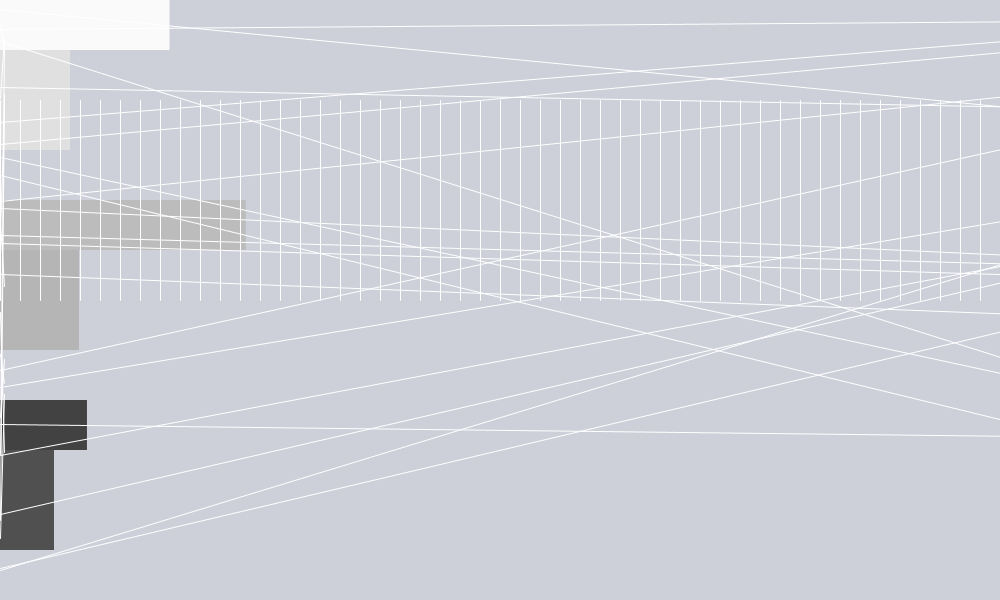
Frame 1 (no input)
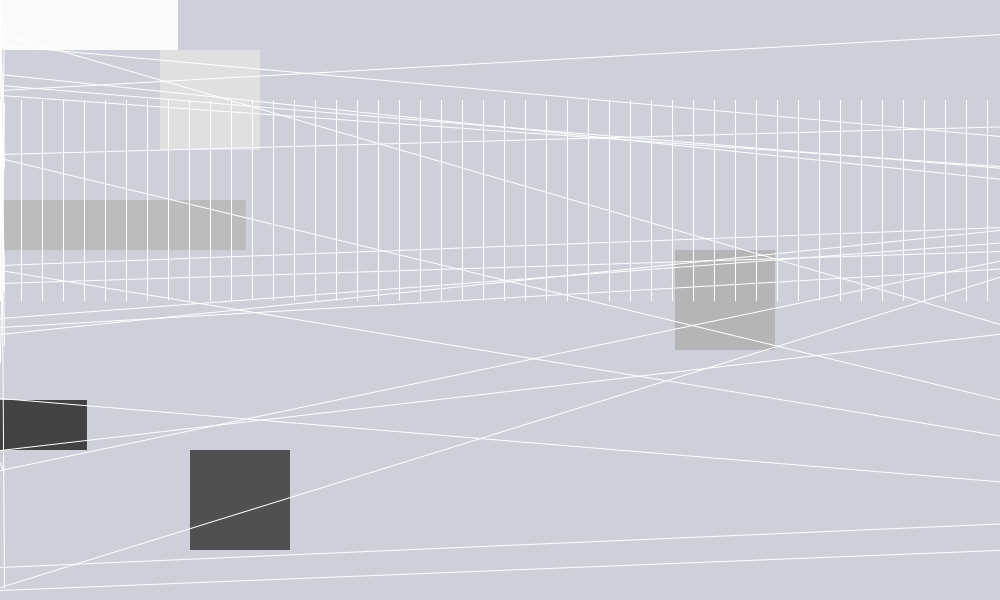
Frame 60 (the mouse pressed at the canvas centre just before this capture)
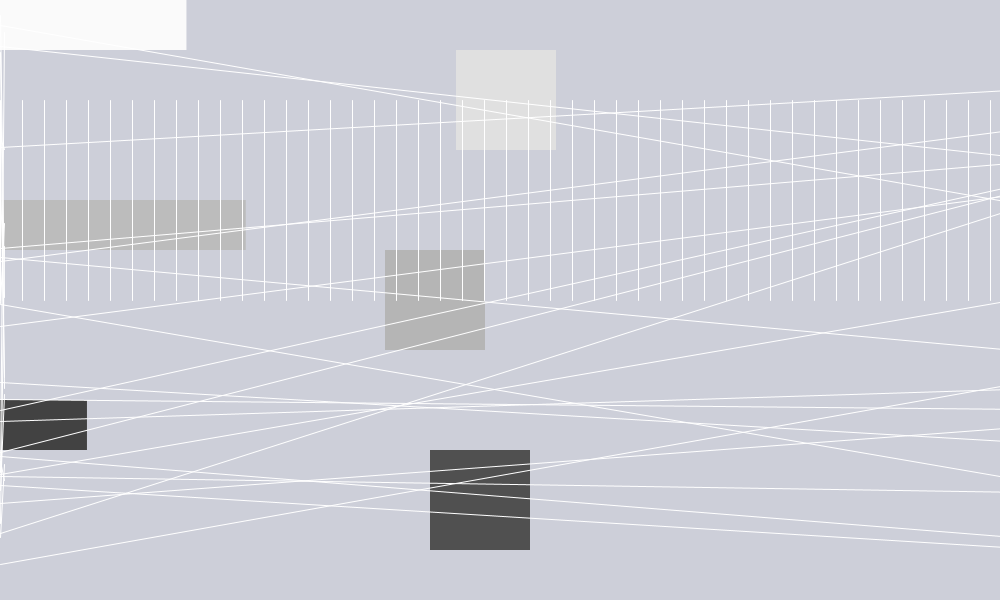
Frame 120 (the mouse held since frame 60 and released just before this capture)

The Processing sketch that drew these frames (run headless with seeded random() and noise(); from frame 60 on, the mouse is pressed at the canvas centre):

// Processing sketch: processing_169615
// ── processing_169615.pde

PVector pos; 

///Second2 
float x = 0;
float speed = second();

///Minute2 
float x2 = 0;
float speed2 = minute();

///Hour2 
float x3 = 0;
float speed3 = hour();

void setup() {
  size (1000, 600);
}

void draw() {
  background (#CDCFD9);
  Second();
  Minute();
  Hour();
  Second2();
  Minute2();
  Hour2();
  Second3();
  secondsLines();
  minutesLines();
  hoursLines();

  //Minute3();
  //Hour3();
} 

void Second() {
  float s = second();
  //fill(255, 181, 184);
  fill(250);
  noStroke();
  float d = map (s, 0, 59, 0, 1000);
  rectMode(CENTER);
  rect (0, 25, d, 50);
} 

void Second2() {
  if (millis() < 1000) {
    x += speed;
  } else if (millis() > 1000) {
    x += second();
  }
  if (x>width + 10) {
    x = 0;
  } 
  //fill (255, 181, 252);
  fill(224);  
  rectMode(CENTER);

  rect (x, 100, 100, 100);
}

void Minute() {
  float m = minute();
  //fill(255, 227, 181);
  fill(188);
  noStroke();
  float n = map (m, 0, 59, 0, 1000);
  rectMode(CENTER);

  rect (0, 225, n, 50);
} 

void Minute2() {
  if (millis() < 1000) {
    x2 += speed2;
  } else if (millis() > 1000) {
    x2 += minute();
  }
  if (x2>width + 10) {
    x2 = 0;
  } 
  //fill(181, 255, 250);
  fill(181);
  rectMode(CENTER);

  rect (x2, 300, 100, 100);
}

void Hour() {
  float h = hour();
  //fill(255, 255, 181);
  fill(66);
  noStroke();
  float g = map (h, 0, 23, 0, 1000);
  rect (0, 425, g, 50);
} 

void Hour2() {
  if (millis() < 1000) {
    x3 += speed3;
  } else if (millis() > 1000) {
    x3 += hour();
  }
  if (x3>width + 10) {
    x3 = 0;
  }
  //fill(181, 255, 192);
  fill(80);
  rectMode(CENTER);

  rect(x3, 500, 100, 100);
}

void Second3() {
  int i;
  stroke(255);
  for (i = 0; i < 1000; i= i+second ()) {
    line(i, 100, i, 300);
  }
}

void secondsLines() {
  int i;
  for (i = 0; i < 1000; i = i + 100) {
    line (0, random(0, 600), second()*70, random(0, 600));
  }
}

void minutesLines() {
  int k;
  for (k = 0; k < 1000; k = k + 100) {
    line (0, random(0, 600), minute()*50, random(0, 600));
  }
}

void hoursLines() {
  int m;
  for (m = 0; m < 1000; m = m + 100) {
    line (0, random(0, 600), hour(), random(0, 600));
  }
}
 
 
 //I tried to make it so there are rotating handles like a clock
 //but couldn't figure it out 
 //here is what I worked on (in a separate window 
 //hence the draw and setup loops)
 
 /* 
 float x = second();
float timer;
int Size;


void setup() {

  size(800, 800);
  smooth();
  noStroke();

 Size = 0;
}

void draw() {
  background(225);

  rotatePart();
  handlePart();
}

void  handlePart() {
  fill(100);
  ellipseMode(CENTER);
  ellipse (x+300, 100, 100, 100);
  fill(0);
  ellipse(x+300, 100, 10, 10);

  pushMatrix();
  fill(255);
  rotate(radians(timer));
  rectMode(CENTER);
  line(0, -100, 4, 100); 
  popMatrix();
}

void rotatePart() {

  timer = map(second(), 0, 60, 0, 360);
}
*/
